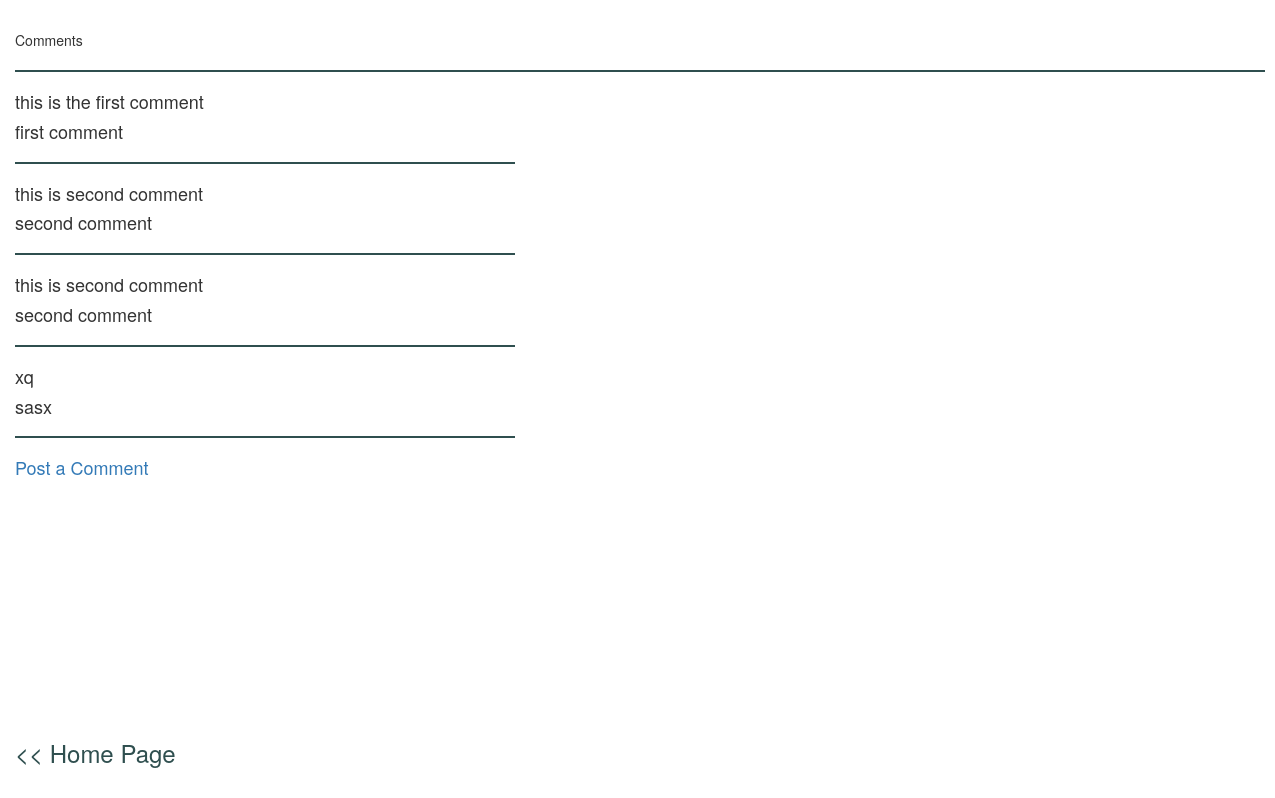
Screenshot of /posts/1/comment/ with the database file from the repository.
### blog/models.py (models this page shows)
class Comment(models.Model):
    name = models.CharField(max_length=50)
    comment = models.TextField()
    post_id = models.IntegerField(default=0)

### blog/views.py (the view)
# urls.py: url(r'^posts/(?P<pk>[0-9]+)/comment/$', views.post_comment, name='post_comment'),
def post_comment(request,pk):
    comments = Comment.objects.filter(post_id=pk)
    p_id = pk
    return render(request,'blog/comment.html',{'comments':comments, 'p_id':p_id})

### blog/templates/blog/comment.html
{% extends 'blog/base.html' %}
{% block header %}
<p>Comments</p>
<hr width="1250" align="left" size="4">
{% endblock %}
{% block content %}
<div class="comments">
    {% for comment in comments %}
    <div class="comment">
        <h4>{{ comment.comment }}</h4>
        <h4>{{ comment.name }}</h4>
        <hr width="500" align="left" size="4">
    </div>
    {% endfor %}
</div>
<div class="post_comment">
    <h4><a href="{% url 'add_comment' pk=p_id %}">Post a Comment</a></h4>
</div>
{% endblock %}
{% block footer %}
<div class="start-page-link-3">
    <a href="{% url 'index' %}"><h3><< Home Page</h3></a>
</div>
{% endblock %}

### blog/templates/blog/base.html (shortened to what this page needs)
{% load static %}
<!DOCTYPE html>
<html>
<head>
    <link rel="stylesheet" href="https://maxcdn.bootstrapcdn.com/bootstrap/3.3.7/css/bootstrap.min.css">
    <link rel="stylesheet" href="https://maxcdn.bootstrapcdn.com/bootstrap/3.3.7/css/bootstrap-theme.min.css">
    <link rel="stylesheet" href="{% static 'blog/style.css' %}">
</head>
<body>
<div class="header">
    {% block header %}
    {% endblock %}
</div>
<div class="content">
    {% block content %}
    {% endblock %}
</div>
<div class="footer">
    {% block footer %}
    {% endblock %}
</div>
</body>
</html>

### blog/static/blog/style.css (style rules this page uses)
h1 a, h1, h2 a, h2, h3 { color:darkslategray; }
body { padding-top:30px ; padding-left:15px ; }
hr { height: 2px; color: darkslategray; background-color: darkslategray; border: none; }
.footer { position: absolute; left: 0; bottom: 0; width: 100%; height: 80px; padding-left: 15px; }

### rows the page displays
Comment: comment "this is the first comment", name "first comment"
Comment: comment "this is second comment", name "second comment"
Comment: comment "this is second comment", name "second comment"
Comment: comment "xq", name "sasx"
